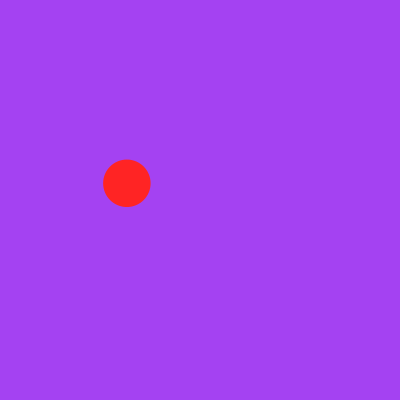
Frame 1 (no input)
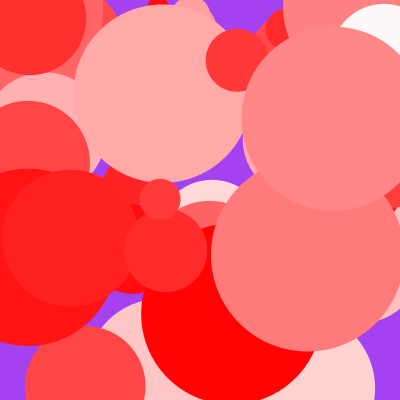
Frame 60 (the mouse pressed at the canvas centre just before this capture)
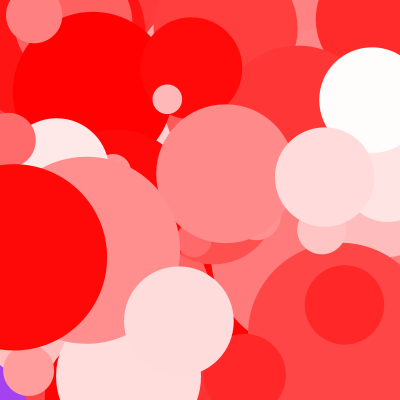
Frame 120 (the mouse held since frame 60 and released just before this capture)

The Processing sketch that drew these frames (run headless with seeded random() and noise(); from frame 60 on, the mouse is pressed at the canvas centre):

// Processing sketch: processing_9552
// ── processing_9552.pde

  float x = 1;
  
void setup() {
  size(400,400);
  background(random(255),random(255),random(255));
  noStroke();
 
  frameRate(50);
   println(x);
}

void draw() {
   //background(random(255),random(255),random(255));
 //x=1;
 x = random(200);
 println(x);
 colorMode(HSB);
  fill(255,random(255),255); 
  ellipse(random(width),random(height),x,x);
}
